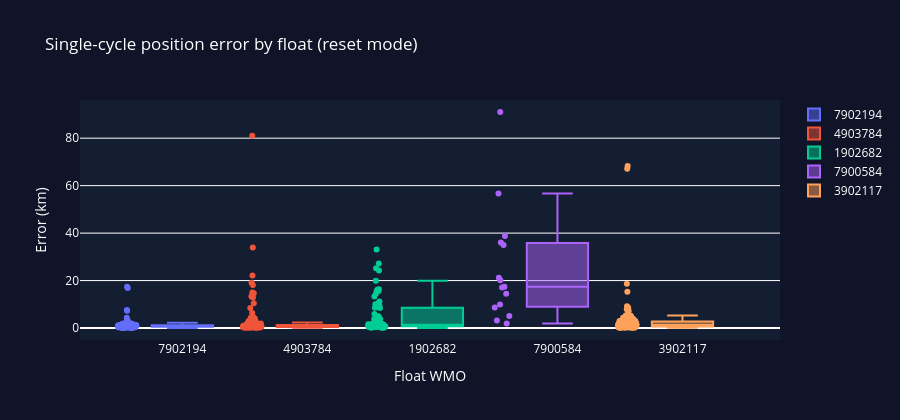
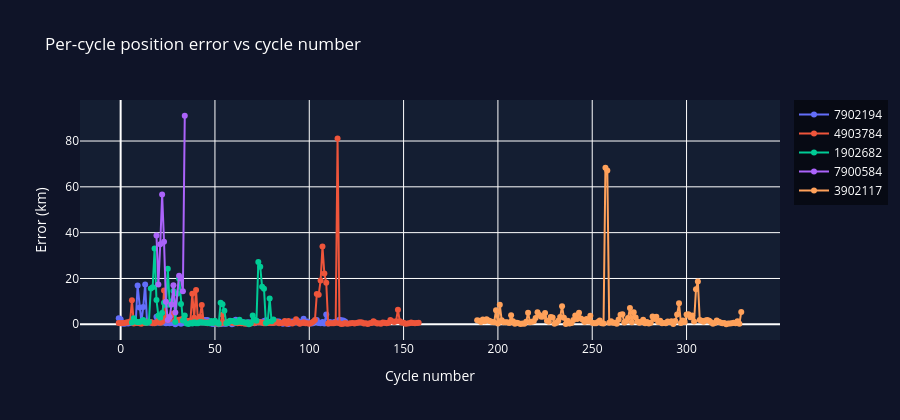

The code cell stored with these charts, in order, in its notebook:
### Code cell
# ── Cell 7: Visualisation ─────────────────────────────────────────────────────
import plotly.graph_objects as go
from plotly.subplots import make_subplots

wmos_done = [w for w in WMOS_TO_ANALYZE if w in all_results and all_results[w]]

# ── 1. Box plot: error distribution per float ─────────────────────────────────
fig1 = go.Figure()
for wmo in wmos_done:
    errs = [r["error_km"] for r in all_results[wmo]]
    fig1.add_trace(go.Box(
        y=errs, name=str(wmo),
        boxpoints="all", jitter=0.3, pointpos=-1.8,
        hovertemplate="Error: %{y:.2f} km<extra>WMO " + str(wmo) + "</extra>",
    ))
fig1.update_layout(
    title="Single-cycle position error by float (reset mode)",
    yaxis_title="Error (km)",
    xaxis_title="Float WMO",
    paper_bgcolor="rgb(15,20,40)", font_color="white", plot_bgcolor="rgb(20,30,50)",
    height=420,
)
fig1.show()

# ── 2. Per-cycle error vs cycle index ─────────────────────────────────────────
fig2 = go.Figure()
for wmo in wmos_done:
    rows = all_results[wmo]
    fig2.add_trace(go.Scatter(
        x=[r["cycle"] for r in rows],
        y=[r["error_km"] for r in rows],
        mode="lines+markers", name=str(wmo),
        hovertemplate="Cycle %{x} — %{y:.2f} km<extra>WMO " + str(wmo) + "</extra>",
    ))
fig2.update_layout(
    title="Per-cycle position error vs cycle number",
    xaxis_title="Cycle number",
    yaxis_title="Error (km)",
    paper_bgcolor="rgb(15,20,40)", font_color="white", plot_bgcolor="rgb(20,30,50)",
    legend=dict(bgcolor="rgba(0,0,0,0.5)"),
    height=420,
)
fig2.show()

# ── 3. Summary table ──────────────────────────────────────────────────────────
rows = []
for wmo in wmos_done:
    errs = [r["error_km"] for r in all_results[wmo]]
    rows.append({
        "WMO": wmo,
        "N cycles": len(errs),
        "Mean (km)": round(np.mean(errs), 2),
        "Median (km)": round(np.median(errs), 2),
        "P90 (km)": round(np.percentile(errs, 90), 2),
        "Max (km)": round(np.max(errs), 2),
    })
print(pd.DataFrame(rows).to_string(index=False))

### Figure 1 — Plotly figure (JSON) as saved in the notebook; plotly's stock layout.template omitted (floating-point values rounded to 4 significant figures; data arrays with more than 128 entries replaced by an {"elided": "..."} marker saying what was removed)
{"data": [{"boxpoints": "all", "hovertemplate": "Error: %{y:.2f} km<extra>WMO 7902194</extra>", "jitter": 0.3, "name": "7902194", "pointpos": -1.8, "y": [2.595, 2.237, 0.3682, 0.2782, 0.4192, 0.3625, 0.6635, 1.151, 0.5854, 0.9004, 16.88, 7.331, 0.9243, 7.572, 17.42, 0.9059, 0.9709, 0.628, 0.7139, 0.7111, 3.279, 0.7826, 1.433, 0.9354, 1.174, 0.4259, 0.6156, 0.4792, 0.5129, 0.7424, 0.0387, 0.7248, 0.7265, 0.2755, 0.717, 0.9629, 0.6287, 1.327, 1.022, 1.279, 1.426, 0.8886, 0.8674, 1.076, 1.056, 1.869, 1.892, 1.875, 1.082, 0.2994, 0.1715, 0.5942, 0.2743, 0.04619, 0.1059, 0.3969, 0.1924, 0.2285, 0.6696, 1.167, 0.01632, 0.3594, 1.977, 1.215, 0.8855, 0.8711, 0.8654, 0.5653, 0.355, 0.8848, 0.6163, 1.05, 0.4185, 1.333, 1.082, 0.9701, 0.8025, 1.462, 1.723, 1.077, 0.9924, 0.8234, 0.9504, 1.028, 1.26, 1.234, 0.6051, 0.2659, 0.8595, 0.8292, 0.1293, 0.3995, 1.204, 1.025, 0.8491, 1.487, 0.4344, 1.075, 2.402, 0.5888, 1.193, 0.5978, 0.3326, 0.4625, 1.296, 1.863, 0.5509, 0.4251, 1.039, 0.3923, 4.296, 0.3214, 0.9608, 0.5755, 0.8999, 1.073, 1.33, 1.967, 1.713, 1.681, 1.236], "type": "box"}, {"boxpoints": "all", "hovertemplate": "Error: %{y:.2f} km<extra>WMO 4903784</extra>", "jitter": 0.3, "name": "4903784", "pointpos": -1.8, "y": {"elided": "160 float values"}, "type": "box"}, {"boxpoints": "all", "hovertemplate": "Error: %{y:.2f} km<extra>WMO 1902682</extra>", "jitter": 0.3, "name": "1902682", "pointpos": -1.8, "y": [0.7757, 2.675, 1.271, 0.8449, 1.003, 1.356, 1.851, 0.7801, 0.6743, 1.146, 15.63, 16.16, 33.05, 10.55, 3.834, 2.952, 4.966, 9.428, 8.44, 24.2, 8.573, 10.07, 14.48, 0.9857, 13.3, 19.9, 8.829, 1.654, 3.825, 0.327, 0.07647, 0.5944, 0.3339, 0.9015, 0.4571, 0.4981, 0.9732, 0.8194, 0.7753, 0.6964, 0.613, 0.4463, 1.48, 0.5146, 1.598, 0.702, 0.2392, 9.385, 8.741, 5.945, 0.4475, 0.7989, 1.54, 1.381, 1.449, 0.7278, 1.046, 1.984, 1.049, 0.8411, 0.7021, 0.8643, 0.05651, 0.4084, 3.784, 2.059, 1.549, 27.2, 25.17, 16.35, 15.56, 0.5279, 1.136, 11.21, 1.304, 2.073], "type": "box"}, {"boxpoints": "all", "hovertemplate": "Error: %{y:.2f} km<extra>WMO 7900584</extra>", "jitter": 0.3, "name": "7900584", "pointpos": -1.8, "y": [38.73, 17.38, 34.96, 56.7, 36.07, 9.883, 1.91, 3.184, 8.606, 17.04, 5.102, 21.21, 20.15, 14.47, 91.03], "type": "box"}, {"boxpoints": "all", "hovertemplate": "Error: %{y:.2f} km<extra>WMO 3902117</extra>", "jitter": 0.3, "name": "3902117", "pointpos": -1.8, "y": {"elided": "141 float values"}, "type": "box"}], "layout": {"font": {"color": "white"}, "title": {"text": "Single-cycle position error by float (reset mode)"}, "yaxis": {"title": {"text": "Error (km)"}}, "xaxis": {"title": {"text": "Float WMO"}}, "paper_bgcolor": "rgb(15,20,40)", "plot_bgcolor": "rgb(20,30,50)", "height": 420}}

### Figure 2 — Plotly figure (JSON) as saved in the notebook; plotly's stock layout.template omitted (floating-point values rounded to 4 significant figures; data arrays with more than 128 entries replaced by an {"elided": "..."} marker saying what was removed)
{"data": [{"hovertemplate": "Cycle %{x} — %{y:.2f} km<extra>WMO 7902194</extra>", "mode": "lines+markers", "name": "7902194", "x": [-1, 0, 1, 2, 3, 4, 5, 6, 7, 8, 9, 10, 11, 12, 13, 14, 15, 16, 17, 18, 19, 20, 21, 22, 23, 24, 25, 26, 27, 28, 29, 30, 31, 32, 33, 34, 35, 36, 37, 38, 39, 40, 41, 42, 43, 44, 45, 46, 47, 48, 49, 50, 51, 52, 53, 54, 55, 56, 57, 58, 59, 60, 61, 62, 63, 64, 65, 66, 67, 68, 69, 70, 71, 72, 73, 74, 75, 76, 77, 78, 79, 80, 81, 82, 83, 84, 85, 86, 87, 88, 89, 90, 91, 92, 93, 94, 95, 96, 97, 98, 99, 100, 101, 102, 103, 104, 105, 106, 107, 108, 109, 110, 111, 112, 113, 114, 115, 116, 117, 118, 119], "y": [2.595, 2.237, 0.3682, 0.2782, 0.4192, 0.3625, 0.6635, 1.151, 0.5854, 0.9004, 16.88, 7.331, 0.9243, 7.572, 17.42, 0.9059, 0.9709, 0.628, 0.7139, 0.7111, 3.279, 0.7826, 1.433, 0.9354, 1.174, 0.4259, 0.6156, 0.4792, 0.5129, 0.7424, 0.0387, 0.7248, 0.7265, 0.2755, 0.717, 0.9629, 0.6287, 1.327, 1.022, 1.279, 1.426, 0.8886, 0.8674, 1.076, 1.056, 1.869, 1.892, 1.875, 1.082, 0.2994, 0.1715, 0.5942, 0.2743, 0.04619, 0.1059, 0.3969, 0.1924, 0.2285, 0.6696, 1.167, 0.01632, 0.3594, 1.977, 1.215, 0.8855, 0.8711, 0.8654, 0.5653, 0.355, 0.8848, 0.6163, 1.05, 0.4185, 1.333, 1.082, 0.9701, 0.8025, 1.462, 1.723, 1.077, 0.9924, 0.8234, 0.9504, 1.028, 1.26, 1.234, 0.6051, 0.2659, 0.8595, 0.8292, 0.1293, 0.3995, 1.204, 1.025, 0.8491, 1.487, 0.4344, 1.075, 2.402, 0.5888, 1.193, 0.5978, 0.3326, 0.4625, 1.296, 1.863, 0.5509, 0.4251, 1.039, 0.3923, 4.296, 0.3214, 0.9608, 0.5755, 0.8999, 1.073, 1.33, 1.967, 1.713, 1.681, 1.236], "type": "scatter"}, {"hovertemplate": "Cycle %{x} — %{y:.2f} km<extra>WMO 4903784</extra>", "mode": "lines+markers", "name": "4903784", "x": {"elided": "160 int values"}, "y": {"elided": "160 float values"}, "type": "scatter"}, {"hovertemplate": "Cycle %{x} — %{y:.2f} km<extra>WMO 1902682</extra>", "mode": "lines+markers", "name": "1902682", "x": [6, 7, 8, 9, 10, 11, 12, 13, 14, 15, 16, 17, 18, 19, 20, 21, 22, 23, 24, 25, 26, 27, 28, 29, 30, 31, 32, 33, 34, 35, 36, 37, 38, 39, 40, 41, 42, 43, 44, 45, 46, 47, 48, 49, 50, 51, 52, 53, 54, 55, 56, 57, 58, 59, 60, 61, 62, 63, 64, 65, 66, 67, 68, 69, 70, 71, 72, 73, 74, 75, 76, 77, 78, 79, 80, 81], "y": [0.7757, 2.675, 1.271, 0.8449, 1.003, 1.356, 1.851, 0.7801, 0.6743, 1.146, 15.63, 16.16, 33.05, 10.55, 3.834, 2.952, 4.966, 9.428, 8.44, 24.2, 8.573, 10.07, 14.48, 0.9857, 13.3, 19.9, 8.829, 1.654, 3.825, 0.327, 0.07647, 0.5944, 0.3339, 0.9015, 0.4571, 0.4981, 0.9732, 0.8194, 0.7753, 0.6964, 0.613, 0.4463, 1.48, 0.5146, 1.598, 0.702, 0.2392, 9.385, 8.741, 5.945, 0.4475, 0.7989, 1.54, 1.381, 1.449, 0.7278, 1.046, 1.984, 1.049, 0.8411, 0.7021, 0.8643, 0.05651, 0.4084, 3.784, 2.059, 1.549, 27.2, 25.17, 16.35, 15.56, 0.5279, 1.136, 11.21, 1.304, 2.073], "type": "scatter"}, {"hovertemplate": "Cycle %{x} — %{y:.2f} km<extra>WMO 7900584</extra>", "mode": "lines+markers", "name": "7900584", "x": [19, 20, 21, 22, 23, 24, 25, 26, 27, 28, 29, 31, 32, 33, 34], "y": [38.73, 17.38, 34.96, 56.7, 36.07, 9.883, 1.91, 3.184, 8.606, 17.04, 5.102, 21.21, 20.15, 14.47, 91.03], "type": "scatter"}, {"hovertemplate": "Cycle %{x} — %{y:.2f} km<extra>WMO 3902117</extra>", "mode": "lines+markers", "name": "3902117", "x": {"elided": "141 int values"}, "y": {"elided": "141 float values"}, "type": "scatter"}], "layout": {"font": {"color": "white"}, "legend": {"bgcolor": "rgba(0,0,0,0.5)"}, "title": {"text": "Per-cycle position error vs cycle number"}, "xaxis": {"title": {"text": "Cycle number"}}, "yaxis": {"title": {"text": "Error (km)"}}, "paper_bgcolor": "rgb(15,20,40)", "plot_bgcolor": "rgb(20,30,50)", "height": 420}}
